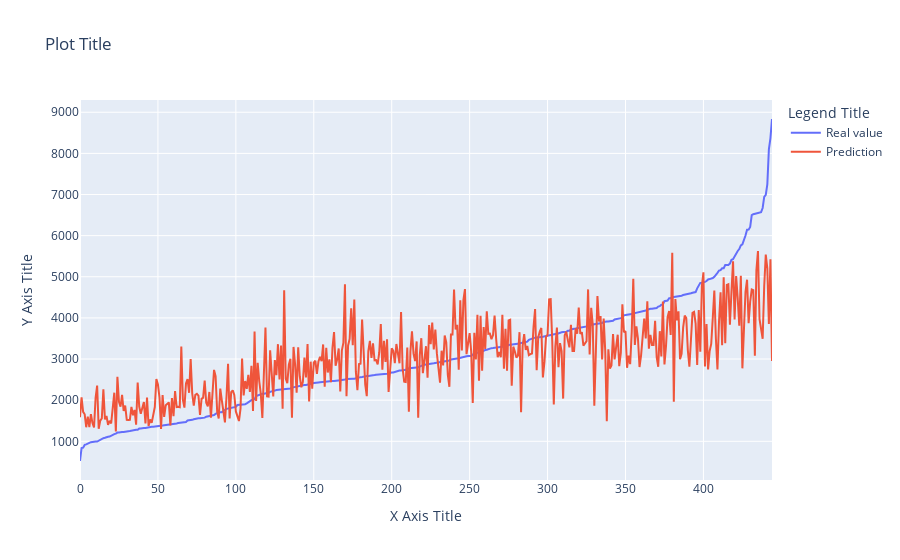

The code cell stored with this chart in its notebook:
### Code cell
fig = go.Figure()
fig.add_trace(go.Scatter(
    y = sorted_y_test,
    name = 'Real value'
))
fig.add_trace(go.Scatter(
    y = sorted_pred,
    name = 'Prediction'
))

fig.update_layout(
    title="Plot Title",
    xaxis_title="X Axis Title",
    yaxis_title="Y Axis Title",
    legend_title="Legend Title",
)
fig.show()

### Figure 1 — Plotly figure (JSON) as saved in the notebook; plotly's stock layout.template omitted (floating-point values rounded to 4 significant figures; data arrays with more than 128 entries replaced by an {"elided": "..."} marker saying what was removed)
{"data": [{"name": "Real value", "type": "scatter", "y": {"elided": "445 int values"}}, {"name": "Prediction", "type": "scatter", "y": {"elided": "445 float values"}}], "layout": {"legend": {"title": {"text": "Legend Title"}}, "title": {"text": "Plot Title"}, "xaxis": {"title": {"text": "X Axis Title"}}, "yaxis": {"title": {"text": "Y Axis Title"}}}}
